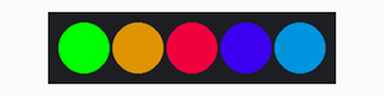
The sketch below on a simulated Arduino Mega 2560, built with avr-gcc and run on an emulated ATmega2560. Shown: 5 RGB LEDs in strip order, left to right.

Above: at 0.15 s.
At 5.07 s:
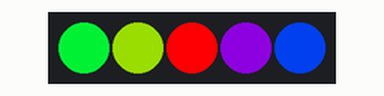
At 9.99 s:
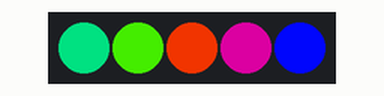
At 19.82 s:
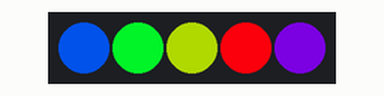
At 29.66 s:
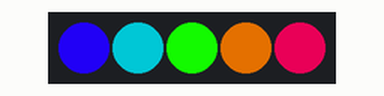
At 39.81 s:
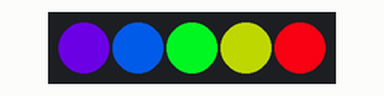
Timing chart, 0 to 40.0 s (numbered marks = the images above):
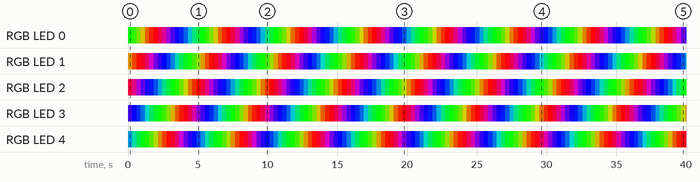

The sketch:

neopixel.ino
```cpp
#include <Adafruit_NeoPixel.h>

#define PIN 23

//네오픽셀을 사용하기 위해 객체 하나를 생성한다.
//첫번째 인자값은 네오픽셀의 LED의 개수
//두번째 인자값은 네오픽셀이 연결된 아두이노의 핀번호
//세번째 인자값은 네오픽셀의 타입에 따라 바뀌는 flag
Adafruit_NeoPixel strip1 = Adafruit_NeoPixel(5, PIN, NEO_GRB + NEO_KHZ800);


void setup() {
  strip1.begin(); //네오픽셀을 초기화하기 위해 모든LED를 off시킨다
  strip1.show();
}

void loop() {
  //아래의 순서대로 NeoPixel을 반복한다.

  //화려하게 다양한 색 출력
  rainbowCycle(20, &strip1);
}

//NeoPixel에 달린 LED를 각각 다른색으로 시작하여 다양한색으로 5번 반복한다
void rainbowCycle(uint8_t wait, Adafruit_NeoPixel *strip) {
  uint16_t i, j;

  for(j=0; j<256*5; j++) {
    for(i=0; i< (*strip).numPixels(); i++) {
      (*strip).setPixelColor(i, Wheel(((i * 256 / (*strip).numPixels()) + j) & 255, strip));
    }
    (*strip).show();
    delay(wait);
  }
}

//255가지의 색을 나타내는 함수
uint32_t Wheel(byte WheelPos ,Adafruit_NeoPixel *strip) {
  if(WheelPos < 85) {
   return  (*strip).Color(WheelPos * 3, 255 - WheelPos * 3, 0);
  } else if(WheelPos < 170) {
   WheelPos -= 85;
   return  (*strip).Color(255 - WheelPos * 3, 0, WheelPos * 3);
  } else {
   WheelPos -= 170;
   return  (*strip).Color(0, WheelPos * 3, 255 - WheelPos * 3);
  }
}
```

Measured:
- by itself, RGB LED 3: off → RGB(51, 0, 204) at 0.00 s, → RGB(6, 0, 249) 0.31 s later, → RGB(0, 39, 216) 0.31 s later, → RGB(0, 84, 171) 0.31 s later, … (131 changes in this stretch)
- by itself, RGB LED 0: off → RGB(0, 255, 0) at 0.00 s, → RGB(45, 210, 0) 0.31 s later, → RGB(90, 165, 0) 0.31 s later, → RGB(135, 120, 0) 0.31 s later, … (131 changes in this stretch)
